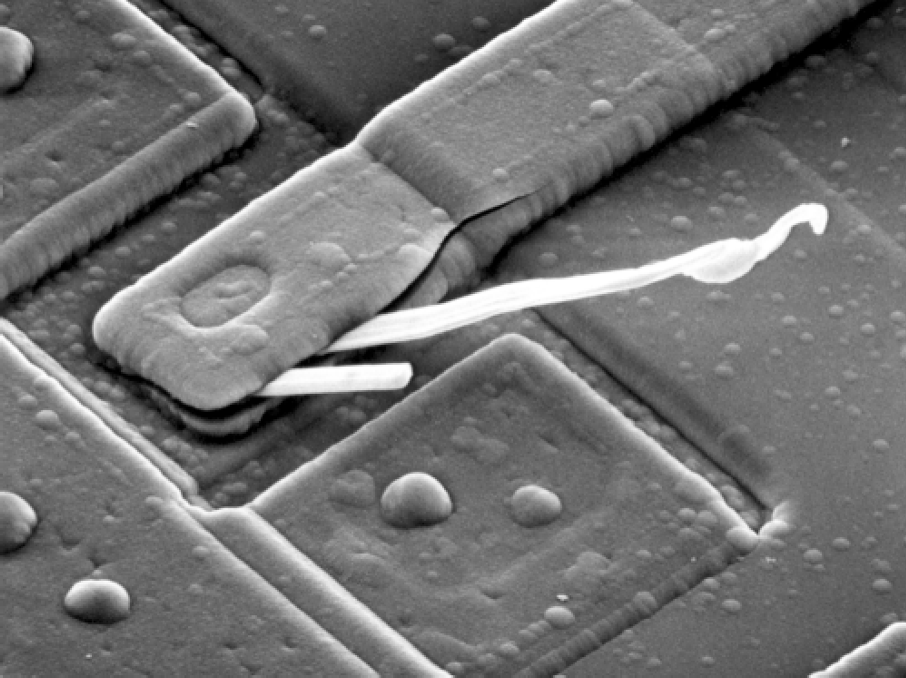
#> input picture Images/DIP3E_Original_Images_CH04/Fig0429(a)(blown_ic).tif, 906 x 678 px
$ jupyter execute Furier_transform.ipynb
#> lines starting #> are read from the running program, lines starting #| are printed output that depends on the picture; after the words box and inside, x2 and y2 are one past the last pixel; in counts of white or black regions, pixels touching at a corner belong together
[cell 1]
import cv2 as cv
import numpy as np
import matplotlib.pyplot as plt

# Cargar la imagen en escala de grises
img = cv.imread("./Images/DIP3E_Original_Images_CH04/Fig0429(a)(blown_ic).tif", cv.IMREAD_GRAYSCALE)
#> img is the input picture: shape (678, 906); min 0, max 255, mean 112.6

[cell 2]
import numpy as np
import cv2

# read input and convert to grayscale
#img = cv2.imread('lena_gray.png', cv2.IMREAD_GRAYSCALE)


# do dft saving as complex output
dft = np.fft.fft2(img, axes=(0,1))

# apply shift of origin to center of image
dft_shift = np.fft.fftshift(dft)

# generate spectrum from magnitude image (for viewing only)
mag = np.abs(dft_shift)
spec = np.log(mag) / 20
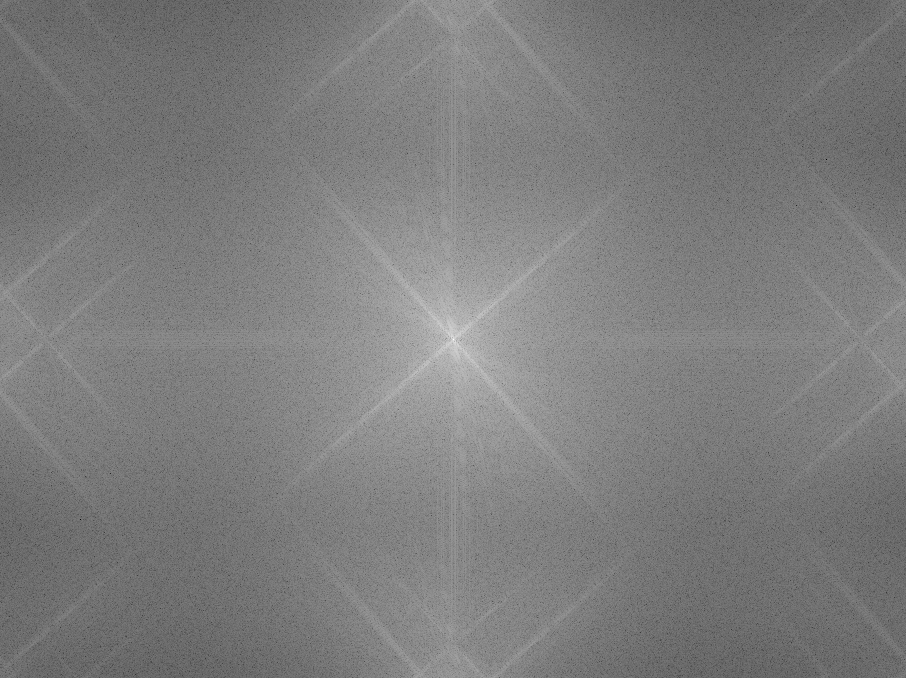
#> spec: shape (678, 906) float64; min -0.15, max 0.903, mean 0.367; drawn with min black and max white

# create white circle mask on black background and invert so black circle on white background
radius = 32
mask = np.zeros_like(img)
cy = mask.shape[0] // 2
#> cy = 339
cx = mask.shape[1] // 2
#> cx = 453
cv2.circle(mask, (cx,cy), radius, (255,255,255), -1)[0]
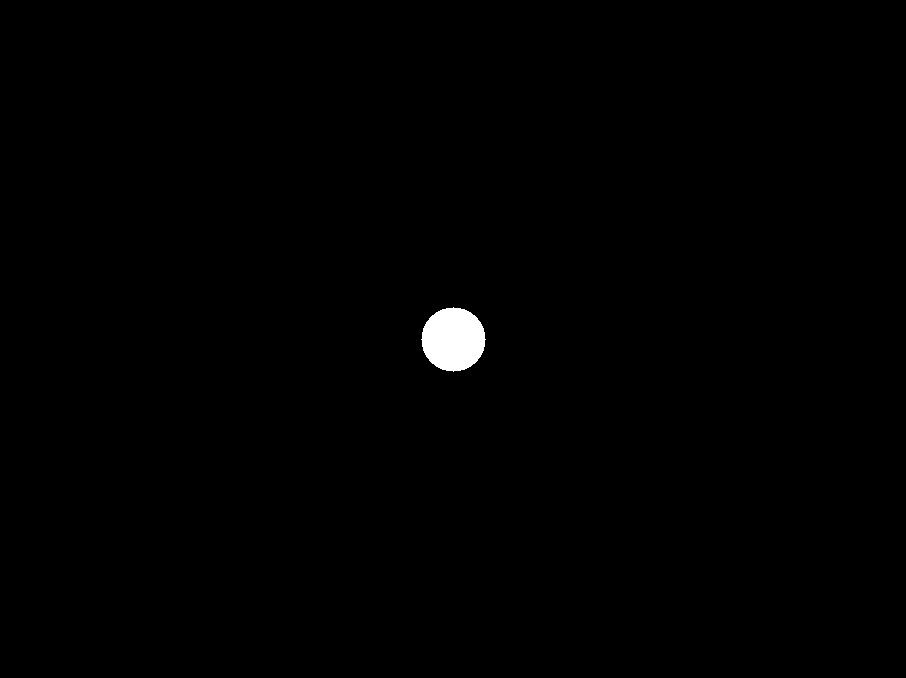
#> mask: shape (678, 906); 0.52% white; 1 white region, box (x1, y1, x2, y2) and area: (421, 307, 486, 372) 3209
mask = 255 - mask

# blur the mask
mask2 = cv2.GaussianBlur(mask, (19,19), 0)

# apply mask to dft_shift
dft_shift_masked = np.multiply(dft_shift,mask) / 255
dft_shift_masked2 = np.multiply(dft_shift,mask2) / 255


# shift origin from center to upper left corner
back_ishift = np.fft.ifftshift(dft_shift)
back_ishift_masked = np.fft.ifftshift(dft_shift_masked)
back_ishift_masked2 = np.fft.ifftshift(dft_shift_masked2)


# do idft saving as complex output
img_back = np.fft.ifft2(back_ishift, axes=(0,1))
img_filtered = np.fft.ifft2(back_ishift_masked, axes=(0,1))
img_filtered2 = np.fft.ifft2(back_ishift_masked2, axes=(0,1))

# combine complex real and imaginary components to form (the magnitude for) the original image again
# multiply by 3 to increase brightness
img_back = np.abs(img_back).clip(0,255).astype(np.uint8)
img_filtered = np.abs(3*img_filtered).clip(0,255).astype(np.uint8)
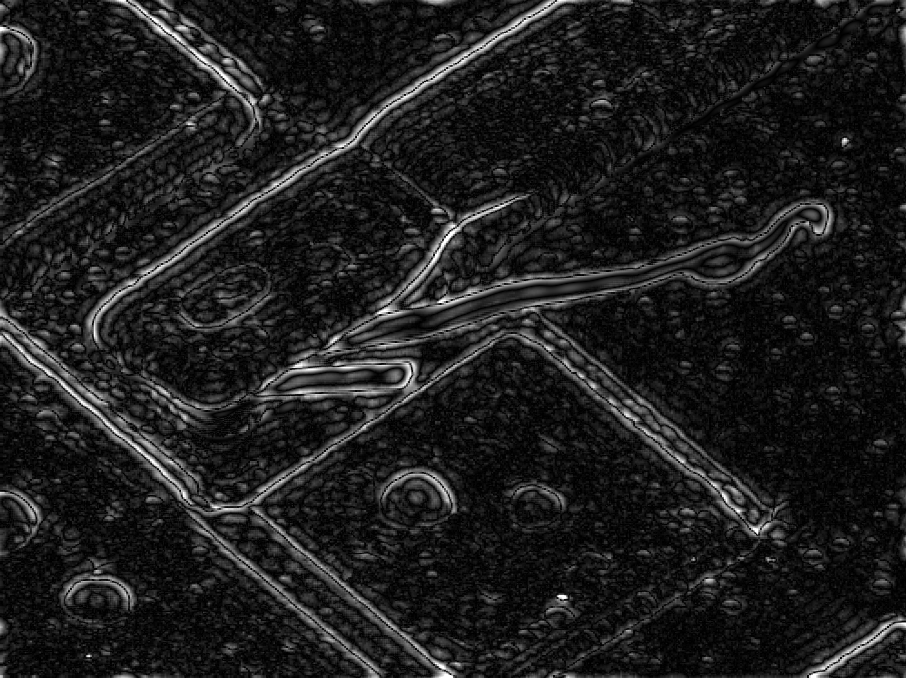
#> img_filtered: shape (678, 906); min 0, max 255, mean 30.3
img_filtered2 = np.abs(3*img_filtered2).clip(0,255).astype(np.uint8)


cv2.imshow("ORIGINAL", img)
cv2.imshow("SPECTRUM", spec)
cv2.imshow("MASK", mask)
cv2.imshow("MASK2", mask2)
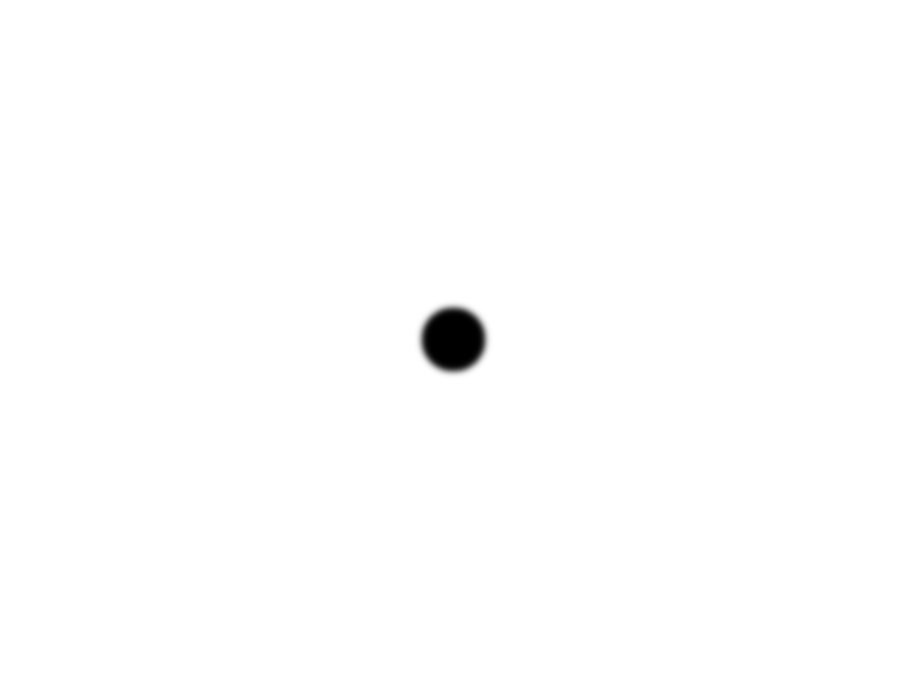
#> window 'MASK2': shape (678, 906); min 0, max 255, mean 253.7
cv2.imshow("ORIGINAL DFT/IFT ROUND TRIP", img_back)
cv2.imshow("FILTERED DFT/IFT ROUND TRIP", img_filtered)
cv2.imshow("FILTERED2 DFT/IFT ROUND TRIP", img_filtered2)
cv2.waitKey(0)
cv2.destroyAllWindows()

# write result to disk
cv2.imwrite("lena_dft_numpy_mask_highpass.png", mask)
cv2.imwrite("lena_dft_numpy_mask_highpass_blurred.png", mask2)
cv2.imwrite("lena_d3eft_numpy_roundtrip.png", img_back)
cv2.imwrite("lena_dft_numpy_highpass_filtered1.png", img_filtered)
cv2.imwrite("lena_dft_numpy_highpass_filtered2.png", img_filtered2)
#> Out = True
